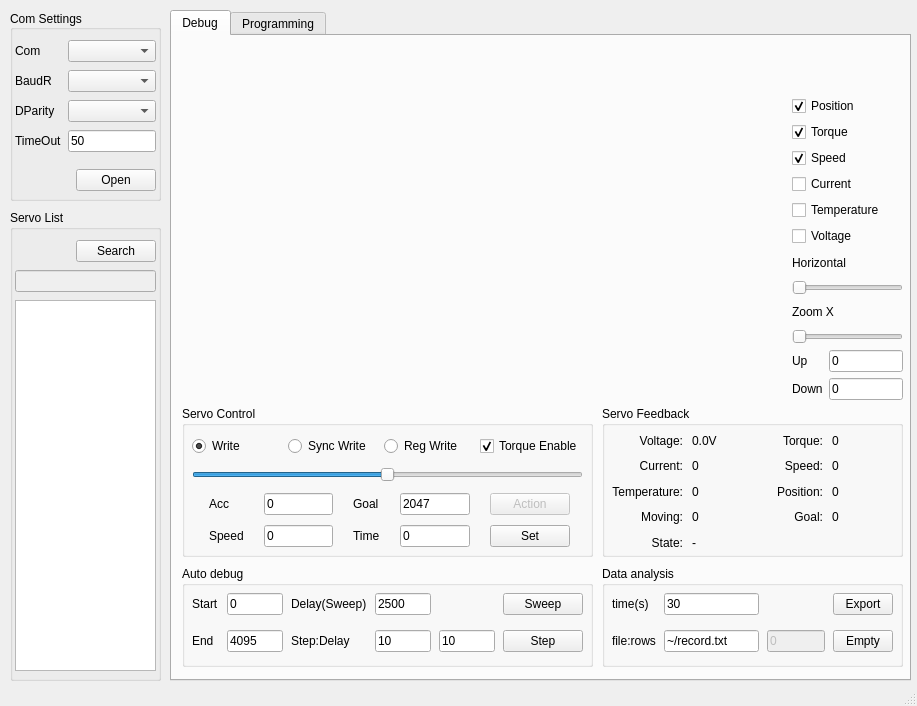
<?xml version="1.0" encoding="UTF-8"?>
<ui version="4.0">
 <class>MainWindow</class>
 <widget class="QMainWindow" name="MainWindow">
  <property name="geometry">
   <rect>
    <x>0</x>
    <y>0</y>
    <width>917</width>
    <height>706</height>
   </rect>
  </property>
  <property name="sizePolicy">
   <sizepolicy hsizetype="Fixed" vsizetype="Fixed">
    <horstretch>0</horstretch>
    <verstretch>0</verstretch>
   </sizepolicy>
  </property>
  <property name="minimumSize">
   <size>
    <width>917</width>
    <height>706</height>
   </size>
  </property>
  <property name="windowTitle">
   <string>MainWindow</string>
  </property>
  <widget class="QWidget" name="centralwidget">
   <widget class="QGroupBox" name="ComSeetingsGroup">
    <property name="geometry">
     <rect>
      <x>10</x>
      <y>10</y>
      <width>151</width>
      <height>191</height>
     </rect>
    </property>
    <property name="title">
     <string>Com Settings</string>
    </property>
    <property name="alignment">
     <set>Qt::AlignLeading|Qt::AlignLeft|Qt::AlignVCenter</set>
    </property>
    <property name="checkable">
     <bool>false</bool>
    </property>
    <widget class="QWidget" name="layoutWidget">
     <property name="geometry">
      <rect>
       <x>0</x>
       <y>20</y>
       <width>151</width>
       <height>171</height>
      </rect>
     </property>
     <layout class="QVBoxLayout" name="verticalLayout">
      <property name="leftMargin">
       <number>5</number>
      </property>
      <property name="topMargin">
       <number>10</number>
      </property>
      <property name="rightMargin">
       <number>5</number>
      </property>
      <property name="bottomMargin">
       <number>10</number>
      </property>
      <item>
       <layout class="QFormLayout" name="formLayout">
        <property name="verticalSpacing">
         <number>8</number>
        </property>
        <item row="0" column="0">
         <widget class="QLabel" name="label">
          <property name="text">
           <string>Com</string>
          </property>
         </widget>
        </item>
        <item row="0" column="1">
         <widget class="QComboBox" name="ComComboBox"/>
        </item>
        <item row="1" column="0">
         <widget class="QLabel" name="label_3">
          <property name="text">
           <string>BaudR</string>
          </property>
         </widget>
        </item>
        <item row="3" column="0">
         <widget class="QLabel" name="label_6">
          <property name="text">
           <string>TimeOut</string>
          </property>
         </widget>
        </item>
        <item row="2" column="0">
         <widget class="QLabel" name="ParityLabel">
          <property name="text">
           <string>DParity</string>
          </property>
         </widget>
        </item>
        <item row="1" column="1">
         <widget class="QComboBox" name="BaudComboBox"/>
        </item>
        <item row="2" column="1">
         <widget class="QComboBox" name="ParityComboBox"/>
        </item>
        <item row="3" column="1">
         <widget class="QLineEdit" name="timeoutLineEdit">
          <property name="text">
           <string>50</string>
          </property>
         </widget>
        </item>
       </layout>
      </item>
      <item>
       <layout class="QHBoxLayout" name="horizontalLayout_6">
        <item>
         <spacer name="horizontalSpacer">
          <property name="orientation">
           <enum>Qt::Horizontal</enum>
          </property>
          <property name="sizeHint" stdset="0">
           <size>
            <width>40</width>
            <height>20</height>
           </size>
          </property>
         </spacer>
        </item>
        <item>
         <widget class="QPushButton" name="ComOpenButton">
          <property name="text">
           <string>Open</string>
          </property>
         </widget>
        </item>
       </layout>
      </item>
     </layout>
    </widget>
   </widget>
   <widget class="QTabWidget" name="tabWidget">
    <property name="enabled">
     <bool>true</bool>
    </property>
    <property name="geometry">
     <rect>
      <x>170</x>
      <y>10</y>
      <width>741</width>
      <height>671</height>
     </rect>
    </property>
    <property name="tabShape">
     <enum>QTabWidget::Rounded</enum>
    </property>
    <property name="currentIndex">
     <number>0</number>
    </property>
    <widget class="QWidget" name="DebugTab">
     <attribute name="title">
      <string>Debug</string>
     </attribute>
     <widget class="SimpleGraphWidget" name="graphWidget" native="true">
      <property name="geometry">
       <rect>
        <x>10</x>
        <y>10</y>
        <width>601</width>
        <height>351</height>
       </rect>
      </property>
     </widget>
     <widget class="QGroupBox" name="groupBox_3">
      <property name="enabled">
       <bool>true</bool>
      </property>
      <property name="geometry">
       <rect>
        <x>10</x>
        <y>370</y>
        <width>411</width>
        <height>151</height>
       </rect>
      </property>
      <property name="title">
       <string>Servo Control</string>
      </property>
      <widget class="QWidget" name="layoutWidget">
       <property name="geometry">
        <rect>
         <x>0</x>
         <y>20</y>
         <width>411</width>
         <height>131</height>
        </rect>
       </property>
       <layout class="QVBoxLayout" name="verticalLayout_3">
        <property name="leftMargin">
         <number>10</number>
        </property>
        <property name="topMargin">
         <number>5</number>
        </property>
        <property name="rightMargin">
         <number>10</number>
        </property>
        <property name="bottomMargin">
         <number>5</number>
        </property>
        <item>
         <layout class="QHBoxLayout" name="horizontalLayout_10">
          <item>
           <widget class="QRadioButton" name="writeRadioButton">
            <property name="text">
             <string>Write</string>
            </property>
            <property name="checked">
             <bool>true</bool>
            </property>
           </widget>
          </item>
          <item>
           <widget class="QRadioButton" name="syncWriteRadioButton">
            <property name="enabled">
             <bool>true</bool>
            </property>
            <property name="text">
             <string>Sync Write</string>
            </property>
           </widget>
          </item>
          <item>
           <widget class="QRadioButton" name="regWriteRadioButton">
            <property name="enabled">
             <bool>true</bool>
            </property>
            <property name="text">
             <string>Reg Write</string>
            </property>
           </widget>
          </item>
          <item>
           <widget class="QCheckBox" name="torqueEnableCheckBox">
            <property name="text">
             <string>Torque Enable</string>
            </property>
            <property name="checked">
             <bool>true</bool>
            </property>
           </widget>
          </item>
         </layout>
        </item>
        <item>
         <widget class="QSlider" name="goalSlider">
          <property name="maximum">
           <number>4095</number>
          </property>
          <property name="value">
           <number>2047</number>
          </property>
          <property name="orientation">
           <enum>Qt::Horizontal</enum>
          </property>
         </widget>
        </item>
        <item>
         <layout class="QGridLayout" name="gridLayout">
          <property name="leftMargin">
           <number>17</number>
          </property>
          <property name="topMargin">
           <number>0</number>
          </property>
          <property name="rightMargin">
           <number>13</number>
          </property>
          <property name="bottomMargin">
           <number>0</number>
          </property>
          <property name="horizontalSpacing">
           <number>20</number>
          </property>
          <property name="verticalSpacing">
           <number>10</number>
          </property>
          <item row="0" column="1">
           <widget class="QLineEdit" name="accLineEdit">
            <property name="text">
             <string>0</string>
            </property>
           </widget>
          </item>
          <item row="1" column="3">
           <widget class="QLineEdit" name="timeLineEdit">
            <property name="text">
             <string>0</string>
            </property>
           </widget>
          </item>
          <item row="1" column="2">
           <widget class="QLabel" name="label_16">
            <property name="text">
             <string>Time</string>
            </property>
           </widget>
          </item>
          <item row="1" column="0">
           <widget class="QLabel" name="label_14">
            <property name="text">
             <string>Speed</string>
            </property>
           </widget>
          </item>
          <item row="0" column="2">
           <widget class="QLabel" name="label_13">
            <property name="text">
             <string>Goal</string>
            </property>
           </widget>
          </item>
          <item row="0" column="3">
           <widget class="QLineEdit" name="goalLineEdit">
            <property name="text">
             <string>2047</string>
            </property>
           </widget>
          </item>
          <item row="0" column="0">
           <widget class="QLabel" name="label_15">
            <property name="text">
             <string>Acc</string>
            </property>
           </widget>
          </item>
          <item row="1" column="1">
           <widget class="QLineEdit" name="speedLineEdit">
            <property name="text">
             <string>0</string>
            </property>
           </widget>
          </item>
          <item row="0" column="4">
           <widget class="QPushButton" name="actionPushButton">
            <property name="enabled">
             <bool>false</bool>
            </property>
            <property name="text">
             <string>Action</string>
            </property>
           </widget>
          </item>
          <item row="1" column="4">
           <widget class="QPushButton" name="setPushButton">
            <property name="text">
             <string>Set</string>
            </property>
           </widget>
          </item>
         </layout>
        </item>
       </layout>
      </widget>
     </widget>
     <widget class="QGroupBox" name="groupBox_4">
      <property name="enabled">
       <bool>true</bool>
      </property>
      <property name="geometry">
       <rect>
        <x>10</x>
        <y>530</y>
        <width>411</width>
        <height>101</height>
       </rect>
      </property>
      <property name="title">
       <string>Auto debug</string>
      </property>
      <widget class="QWidget" name="gridLayoutWidget_2">
       <property name="geometry">
        <rect>
         <x>0</x>
         <y>17</y>
         <width>411</width>
         <height>81</height>
        </rect>
       </property>
       <layout class="QGridLayout" name="gridLayout_2">
        <property name="leftMargin">
         <number>10</number>
        </property>
        <property name="topMargin">
         <number>5</number>
        </property>
        <property name="rightMargin">
         <number>10</number>
        </property>
        <property name="bottomMargin">
         <number>5</number>
        </property>
        <property name="horizontalSpacing">
         <number>8</number>
        </property>
        <property name="verticalSpacing">
         <number>10</number>
        </property>
        <item row="1" column="3">
         <widget class="QLineEdit" name="stepLineEdit">
          <property name="text">
           <string>10</string>
          </property>
         </widget>
        </item>
        <item row="0" column="1">
         <widget class="QLineEdit" name="startLineEdit">
          <property name="text">
           <string>0</string>
          </property>
         </widget>
        </item>
        <item row="1" column="1">
         <widget class="QLineEdit" name="endLineEdit">
          <property name="text">
           <string>4095</string>
          </property>
         </widget>
        </item>
        <item row="0" column="3">
         <widget class="QLineEdit" name="sweepLineEdit">
          <property name="text">
           <string>2500</string>
          </property>
         </widget>
        </item>
        <item row="1" column="0">
         <widget class="QLabel" name="label_18">
          <property name="text">
           <string>End</string>
          </property>
         </widget>
        </item>
        <item row="0" column="5">
         <widget class="QPushButton" name="sweepButton">
          <property name="sizePolicy">
           <sizepolicy hsizetype="Minimum" vsizetype="Fixed">
            <horstretch>0</horstretch>
            <verstretch>0</verstretch>
           </sizepolicy>
          </property>
          <property name="text">
           <string>Sweep</string>
          </property>
         </widget>
        </item>
        <item row="1" column="2">
         <widget class="QLabel" name="label_17">
          <property name="text">
           <string>Step:Delay</string>
          </property>
         </widget>
        </item>
        <item row="0" column="2">
         <widget class="QLabel" name="label_19">
          <property name="text">
           <string>Delay(Sweep)</string>
          </property>
         </widget>
        </item>
        <item row="0" column="0">
         <widget class="QLabel" name="label_20">
          <property name="text">
           <string>Start</string>
          </property>
         </widget>
        </item>
        <item row="1" column="5">
         <widget class="QPushButton" name="stepButton">
          <property name="sizePolicy">
           <sizepolicy hsizetype="Minimum" vsizetype="Fixed">
            <horstretch>0</horstretch>
            <verstretch>0</verstretch>
           </sizepolicy>
          </property>
          <property name="text">
           <string>Step</string>
          </property>
         </widget>
        </item>
        <item row="1" column="4">
         <widget class="QLineEdit" name="stepDelayLineEdit">
          <property name="text">
           <string>10</string>
          </property>
         </widget>
        </item>
       </layout>
      </widget>
     </widget>
     <widget class="QGroupBox" name="groupBox_5">
      <property name="geometry">
       <rect>
        <x>430</x>
        <y>370</y>
        <width>301</width>
        <height>151</height>
       </rect>
      </property>
      <property name="title">
       <string>Servo Feedback</string>
      </property>
      <widget class="QWidget" name="gridLayoutWidget_3">
       <property name="geometry">
        <rect>
         <x>0</x>
         <y>20</y>
         <width>301</width>
         <height>131</height>
        </rect>
       </property>
       <layout class="QGridLayout" name="gridLayout_3">
        <property name="leftMargin">
         <number>10</number>
        </property>
        <property name="topMargin">
         <number>5</number>
        </property>
        <property name="rightMargin">
         <number>10</number>
        </property>
        <property name="bottomMargin">
         <number>5</number>
        </property>
        <property name="horizontalSpacing">
         <number>9</number>
        </property>
        <item row="4" column="1">
         <widget class="QLabel" name="label_25">
          <property name="text">
           <string>-</string>
          </property>
         </widget>
        </item>
        <item row="1" column="1">
         <widget class="QLabel" name="currentLabel">
          <property name="text">
           <string>0</string>
          </property>
         </widget>
        </item>
        <item row="2" column="1">
         <widget class="QLabel" name="temperatureLabel">
          <property name="text">
           <string>0</string>
          </property>
         </widget>
        </item>
        <item row="0" column="3">
         <widget class="QLabel" name="torqueLabel">
          <property name="text">
           <string>0</string>
          </property>
         </widget>
        </item>
        <item row="1" column="0">
         <widget class="QLabel" name="label_23">
          <property name="text">
           <string>Current:</string>
          </property>
          <property name="alignment">
           <set>Qt::AlignRight|Qt::AlignTrailing|Qt::AlignVCenter</set>
          </property>
         </widget>
        </item>
        <item row="0" column="1">
         <widget class="QLabel" name="voltageLabel">
          <property name="text">
           <string>0.0V</string>
          </property>
         </widget>
        </item>
        <item row="0" column="0">
         <widget class="QLabel" name="label_10">
          <property name="text">
           <string>Voltage:</string>
          </property>
          <property name="alignment">
           <set>Qt::AlignRight|Qt::AlignTrailing|Qt::AlignVCenter</set>
          </property>
         </widget>
        </item>
        <item row="2" column="3">
         <widget class="QLabel" name="positionLabel">
          <property name="text">
           <string>0</string>
          </property>
         </widget>
        </item>
        <item row="4" column="0">
         <widget class="QLabel" name="label_11">
          <property name="text">
           <string>State:</string>
          </property>
          <property name="alignment">
           <set>Qt::AlignRight|Qt::AlignTrailing|Qt::AlignVCenter</set>
          </property>
         </widget>
        </item>
        <item row="3" column="3">
         <widget class="QLabel" name="goalLabel">
          <property name="text">
           <string>0</string>
          </property>
         </widget>
        </item>
        <item row="2" column="0">
         <widget class="QLabel" name="label_24">
          <property name="text">
           <string>Temperature:</string>
          </property>
          <property name="alignment">
           <set>Qt::AlignRight|Qt::AlignTrailing|Qt::AlignVCenter</set>
          </property>
         </widget>
        </item>
        <item row="3" column="0">
         <widget class="QLabel" name="label_22">
          <property name="text">
           <string>Moving:</string>
          </property>
          <property name="alignment">
           <set>Qt::AlignRight|Qt::AlignTrailing|Qt::AlignVCenter</set>
          </property>
         </widget>
        </item>
        <item row="1" column="3">
         <widget class="QLabel" name="speedLabel">
          <property name="text">
           <string>0</string>
          </property>
         </widget>
        </item>
        <item row="3" column="1">
         <widget class="QLabel" name="movingLabel">
          <property name="text">
           <string>0</string>
          </property>
         </widget>
        </item>
        <item row="0" column="2">
         <widget class="QLabel" name="label_26">
          <property name="text">
           <string>Torque:</string>
          </property>
          <property name="alignment">
           <set>Qt::AlignRight|Qt::AlignTrailing|Qt::AlignVCenter</set>
          </property>
         </widget>
        </item>
        <item row="1" column="2">
         <widget class="QLabel" name="label_34">
          <property name="text">
           <string>Speed:</string>
          </property>
          <property name="alignment">
           <set>Qt::AlignRight|Qt::AlignTrailing|Qt::AlignVCenter</set>
          </property>
         </widget>
        </item>
        <item row="2" column="2">
         <widget class="QLabel" name="label_35">
          <property name="text">
           <string>Position:</string>
          </property>
          <property name="alignment">
           <set>Qt::AlignRight|Qt::AlignTrailing|Qt::AlignVCenter</set>
          </property>
         </widget>
        </item>
        <item row="3" column="2">
         <widget class="QLabel" name="label_36">
          <property name="text">
           <string>Goal:</string>
          </property>
          <property name="alignment">
           <set>Qt::AlignRight|Qt::AlignTrailing|Qt::AlignVCenter</set>
          </property>
         </widget>
        </item>
       </layout>
      </widget>
     </widget>
     <widget class="QGroupBox" name="groupBox_6">
      <property name="enabled">
       <bool>true</bool>
      </property>
      <property name="geometry">
       <rect>
        <x>430</x>
        <y>530</y>
        <width>301</width>
        <height>101</height>
       </rect>
      </property>
      <property name="title">
       <string>Data analysis</string>
      </property>
      <widget class="QWidget" name="gridLayoutWidget_4">
       <property name="geometry">
        <rect>
         <x>0</x>
         <y>17</y>
         <width>301</width>
         <height>81</height>
        </rect>
       </property>
       <layout class="QGridLayout" name="gridLayout_4">
        <property name="leftMargin">
         <number>10</number>
        </property>
        <property name="topMargin">
         <number>5</number>
        </property>
        <property name="rightMargin">
         <number>10</number>
        </property>
        <property name="bottomMargin">
         <number>5</number>
        </property>
        <property name="horizontalSpacing">
         <number>8</number>
        </property>
        <property name="verticalSpacing">
         <number>10</number>
        </property>
        <item row="0" column="0">
         <widget class="QLabel" name="label_40">
          <property name="text">
           <string>time(s)</string>
          </property>
         </widget>
        </item>
        <item row="1" column="3">
         <widget class="QPushButton" name="clearPushButton">
          <property name="sizePolicy">
           <sizepolicy hsizetype="Minimum" vsizetype="Fixed">
            <horstretch>0</horstretch>
            <verstretch>0</verstretch>
           </sizepolicy>
          </property>
          <property name="maximumSize">
           <size>
            <width>60</width>
            <height>16777215</height>
           </size>
          </property>
          <property name="text">
           <string>Empty</string>
          </property>
         </widget>
        </item>
        <item row="1" column="0">
         <widget class="QLabel" name="label_37">
          <property name="text">
           <string>file:rows</string>
          </property>
         </widget>
        </item>
        <item row="0" column="1">
         <widget class="QLineEdit" name="recTimeLineEdit">
          <property name="text">
           <string>30</string>
          </property>
         </widget>
        </item>
        <item row="1" column="1">
         <widget class="QLineEdit" name="recFileNameLineEdit">
          <property name="text">
           <string>~/record.txt</string>
          </property>
         </widget>
        </item>
        <item row="0" column="3">
         <widget class="QPushButton" name="exportPushButton">
          <property name="sizePolicy">
           <sizepolicy hsizetype="Minimum" vsizetype="Fixed">
            <horstretch>0</horstretch>
            <verstretch>0</verstretch>
           </sizepolicy>
          </property>
          <property name="maximumSize">
           <size>
            <width>60</width>
            <height>16777215</height>
           </size>
          </property>
          <property name="text">
           <string>Export</string>
          </property>
         </widget>
        </item>
        <item row="1" column="2">
         <widget class="QLineEdit" name="recSizeLineEdit">
          <property name="enabled">
           <bool>false</bool>
          </property>
          <property name="maximumSize">
           <size>
            <width>70</width>
            <height>16777215</height>
           </size>
          </property>
          <property name="text">
           <string>0</string>
          </property>
          <property name="readOnly">
           <bool>true</bool>
          </property>
         </widget>
        </item>
       </layout>
      </widget>
     </widget>
     <widget class="QWidget" name="layoutWidget">
      <property name="geometry">
       <rect>
        <x>620</x>
        <y>60</y>
        <width>111</width>
        <height>304</height>
       </rect>
      </property>
      <layout class="QVBoxLayout" name="verticalLayout_2">
       <item>
        <widget class="QCheckBox" name="posCheckBox">
         <property name="text">
          <string>Position</string>
         </property>
         <property name="checked">
          <bool>true</bool>
         </property>
        </widget>
       </item>
       <item>
        <widget class="QCheckBox" name="torqueCheckBox">
         <property name="text">
          <string>Torque</string>
         </property>
         <property name="checked">
          <bool>true</bool>
         </property>
        </widget>
       </item>
       <item>
        <widget class="QCheckBox" name="speedCheckBox">
         <property name="text">
          <string>Speed</string>
         </property>
         <property name="checked">
          <bool>true</bool>
         </property>
        </widget>
       </item>
       <item>
        <widget class="QCheckBox" name="currentCheckBox">
         <property name="text">
          <string>Current</string>
         </property>
        </widget>
       </item>
       <item>
        <widget class="QCheckBox" name="tempCheckBox">
         <property name="text">
          <string>Temperature</string>
         </property>
        </widget>
       </item>
       <item>
        <widget class="QCheckBox" name="voltageCheckBox">
         <property name="text">
          <string>Voltage</string>
         </property>
        </widget>
       </item>
       <item>
        <widget class="QLabel" name="label_2">
         <property name="text">
          <string>Horizontal</string>
         </property>
        </widget>
       </item>
       <item>
        <widget class="QSlider" name="horizontalSlider">
         <property name="enabled">
          <bool>true</bool>
         </property>
         <property name="maximum">
          <number>100</number>
         </property>
         <property name="orientation">
          <enum>Qt::Horizontal</enum>
         </property>
        </widget>
       </item>
       <item>
        <widget class="QLabel" name="label_7">
         <property name="text">
          <string>Zoom X</string>
         </property>
        </widget>
       </item>
       <item>
        <widget class="QSlider" name="zoomSlider">
         <property name="enabled">
          <bool>true</bool>
         </property>
         <property name="maximum">
          <number>100</number>
         </property>
         <property name="orientation">
          <enum>Qt::Horizontal</enum>
         </property>
        </widget>
       </item>
       <item>
        <layout class="QFormLayout" name="formLayout_2">
         <item row="0" column="0">
          <widget class="QLabel" name="label_8">
           <property name="text">
            <string>Up</string>
           </property>
          </widget>
         </item>
         <item row="0" column="1">
          <widget class="QLineEdit" name="upLimitLineEdit">
           <property name="enabled">
            <bool>true</bool>
           </property>
           <property name="text">
            <string>0</string>
           </property>
          </widget>
         </item>
         <item row="1" column="0">
          <widget class="QLabel" name="label_9">
           <property name="text">
            <string>Down</string>
           </property>
          </widget>
         </item>
         <item row="1" column="1">
          <widget class="QLineEdit" name="downLimitLineEdit">
           <property name="enabled">
            <bool>true</bool>
           </property>
           <property name="text">
            <string>0</string>
           </property>
          </widget>
         </item>
        </layout>
       </item>
      </layout>
     </widget>
    </widget>
    <widget class="QWidget" name="ProgrammingTab">
     <attribute name="title">
      <string>Programming</string>
     </attribute>
     <widget class="QTableView" name="memoryTableView">
      <property name="geometry">
       <rect>
        <x>10</x>
        <y>70</y>
        <width>491</width>
        <height>561</height>
       </rect>
      </property>
     </widget>
     <widget class="QLabel" name="memLabel">
      <property name="geometry">
       <rect>
        <x>520</x>
        <y>550</y>
        <width>191</width>
        <height>21</height>
       </rect>
      </property>
      <property name="text">
       <string>-</string>
      </property>
     </widget>
     <widget class="QPlainTextEdit" name="plainTextEdit">
      <property name="geometry">
       <rect>
        <x>540</x>
        <y>70</y>
        <width>181</width>
        <height>141</height>
       </rect>
      </property>
      <property name="readOnly">
       <bool>true</bool>
      </property>
      <property name="plainText">
       <string>Normal
</string>
      </property>
     </widget>
     <widget class="QWidget" name="layoutWidget">
      <property name="geometry">
       <rect>
        <x>19</x>
        <y>20</y>
        <width>361</width>
        <height>25</height>
       </rect>
      </property>
      <layout class="QHBoxLayout" name="horizontalLayout">
       <item>
        <widget class="QPushButton" name="pushButton">
         <property name="enabled">
          <bool>false</bool>
         </property>
         <property name="text">
          <string>Save</string>
         </property>
        </widget>
       </item>
       <item>
        <widget class="QPushButton" name="pushButton_2">
         <property name="enabled">
          <bool>false</bool>
         </property>
         <property name="text">
          <string>Load</string>
         </property>
        </widget>
       </item>
       <item>
        <widget class="QPushButton" name="pushButton_3">
         <property name="enabled">
          <bool>false</bool>
         </property>
         <property name="text">
          <string>Online</string>
         </property>
        </widget>
       </item>
       <item>
        <widget class="QPushButton" name="pushButton_4">
         <property name="enabled">
          <bool>false</bool>
         </property>
         <property name="text">
          <string>Recovery</string>
         </property>
        </widget>
       </item>
      </layout>
     </widget>
     <widget class="QWidget" name="layoutWidget">
      <property name="geometry">
       <rect>
        <x>520</x>
        <y>580</y>
        <width>201</width>
        <height>25</height>
       </rect>
      </property>
      <layout class="QHBoxLayout" name="horizontalLayout_2">
       <item>
        <widget class="QLineEdit" name="memSetLineEdit">
         <property name="text">
          <string>1</string>
         </property>
        </widget>
       </item>
       <item>
        <widget class="QPushButton" name="memSetButton">
         <property name="text">
          <string>Set</string>
         </property>
        </widget>
       </item>
      </layout>
     </widget>
    </widget>
   </widget>
   <widget class="QGroupBox" name="ServoListGroup">
    <property name="geometry">
     <rect>
      <x>10</x>
      <y>210</y>
      <width>151</width>
      <height>471</height>
     </rect>
    </property>
    <property name="title">
     <string>Servo List</string>
    </property>
    <widget class="QWidget" name="layoutWidget">
     <property name="geometry">
      <rect>
       <x>0</x>
       <y>20</y>
       <width>151</width>
       <height>451</height>
      </rect>
     </property>
     <layout class="QVBoxLayout" name="verticalLayout_4">
      <property name="spacing">
       <number>8</number>
      </property>
      <property name="leftMargin">
       <number>5</number>
      </property>
      <property name="topMargin">
       <number>10</number>
      </property>
      <property name="rightMargin">
       <number>5</number>
      </property>
      <property name="bottomMargin">
       <number>10</number>
      </property>
      <item>
       <layout class="QHBoxLayout" name="horizontalLayout_7">
        <item>
         <spacer name="horizontalSpacer_2">
          <property name="orientation">
           <enum>Qt::Horizontal</enum>
          </property>
          <property name="sizeHint" stdset="0">
           <size>
            <width>40</width>
            <height>20</height>
           </size>
          </property>
         </spacer>
        </item>
        <item>
         <widget class="QPushButton" name="SearchButton">
          <property name="text">
           <string>Search</string>
          </property>
         </widget>
        </item>
       </layout>
      </item>
      <item>
       <widget class="QLineEdit" name="ServoSearchText">
        <property name="enabled">
         <bool>false</bool>
        </property>
        <property name="inputMask">
         <string/>
        </property>
        <property name="frame">
         <bool>true</bool>
        </property>
        <property name="echoMode">
         <enum>QLineEdit::Normal</enum>
        </property>
        <property name="readOnly">
         <bool>true</bool>
        </property>
       </widget>
      </item>
      <item>
       <widget class="QTableView" name="ServoListView">
        <property name="enabled">
         <bool>true</bool>
        </property>
        <attribute name="horizontalHeaderCascadingSectionResizes">
         <bool>false</bool>
        </attribute>
       </widget>
      </item>
     </layout>
    </widget>
   </widget>
  </widget>
  <widget class="QMenuBar" name="menubar">
   <property name="geometry">
    <rect>
     <x>0</x>
     <y>0</y>
     <width>917</width>
     <height>23</height>
    </rect>
   </property>
  </widget>
  <widget class="QStatusBar" name="statusbar"/>
 </widget>
 <customwidgets>
  <customwidget>
   <class>SimpleGraphWidget</class>
   <extends>QWidget</extends>
   <header>simplegraphwidget.h</header>
   <container>1</container>
  </customwidget>
 </customwidgets>
 <resources/>
 <connections/>
</ui>
